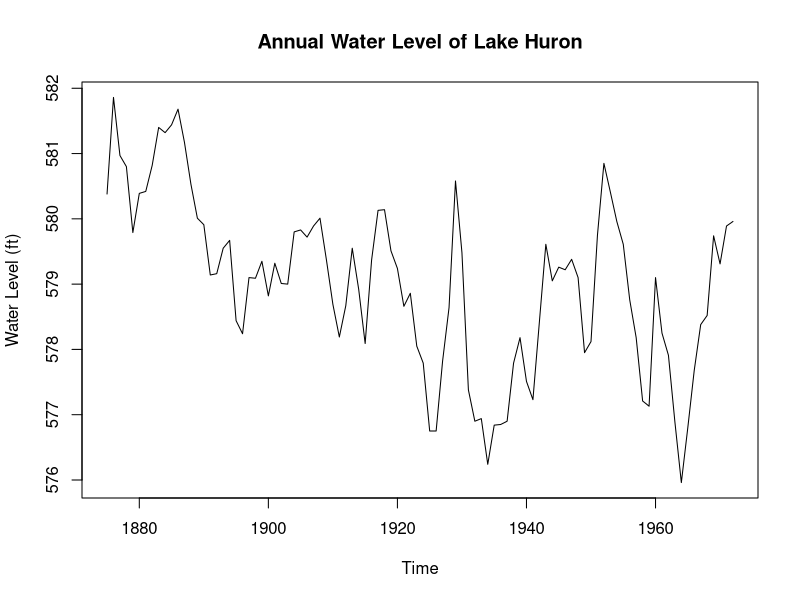
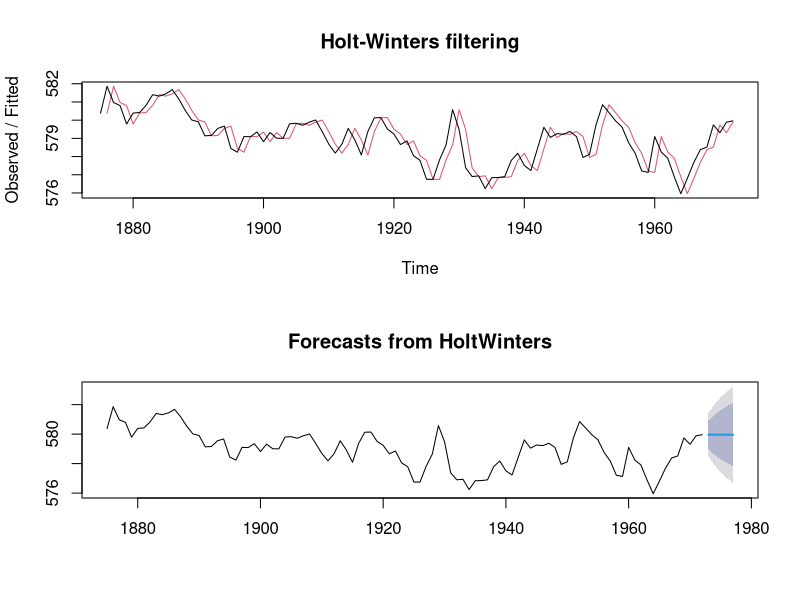
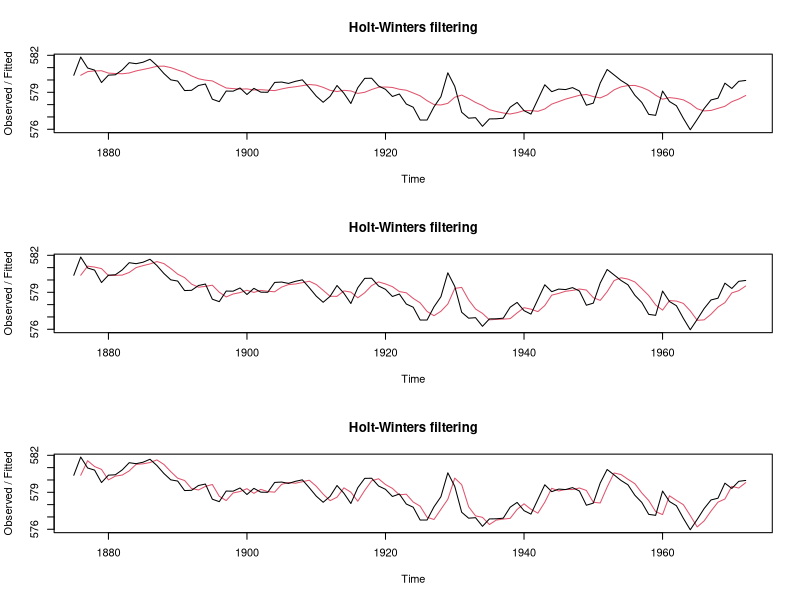
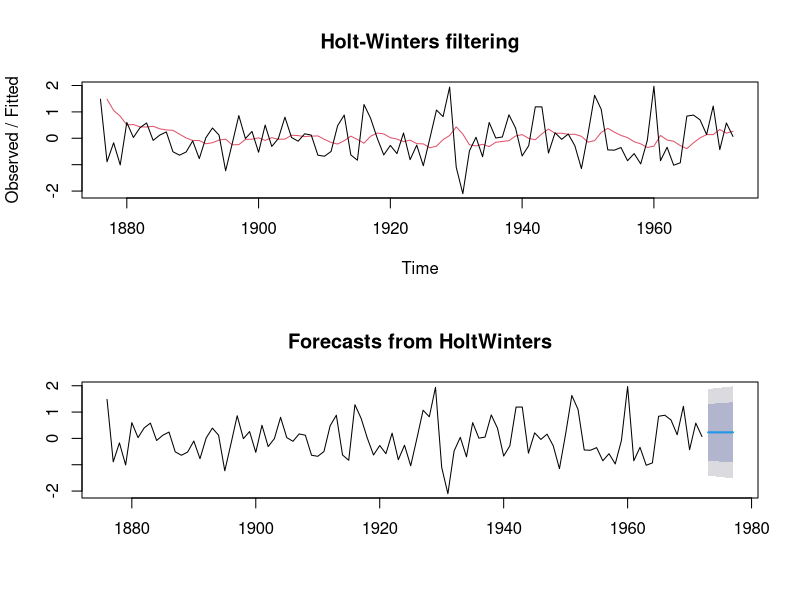
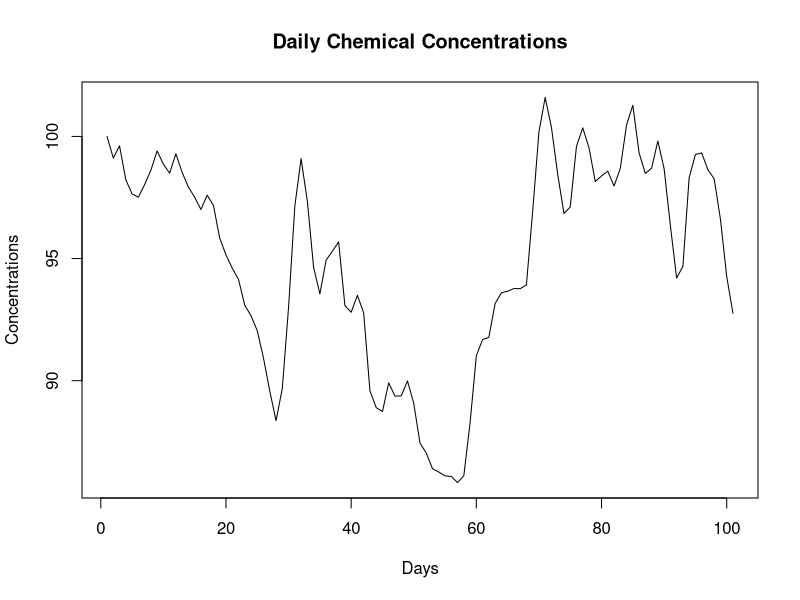
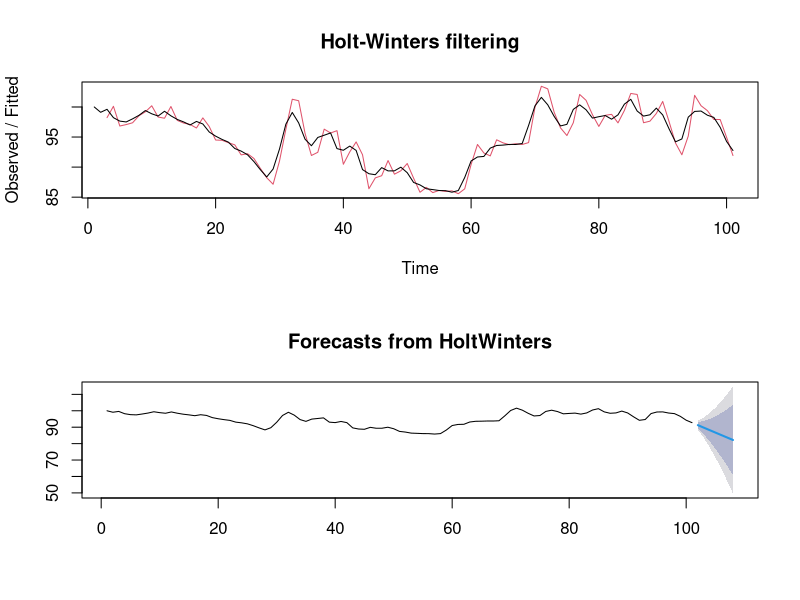
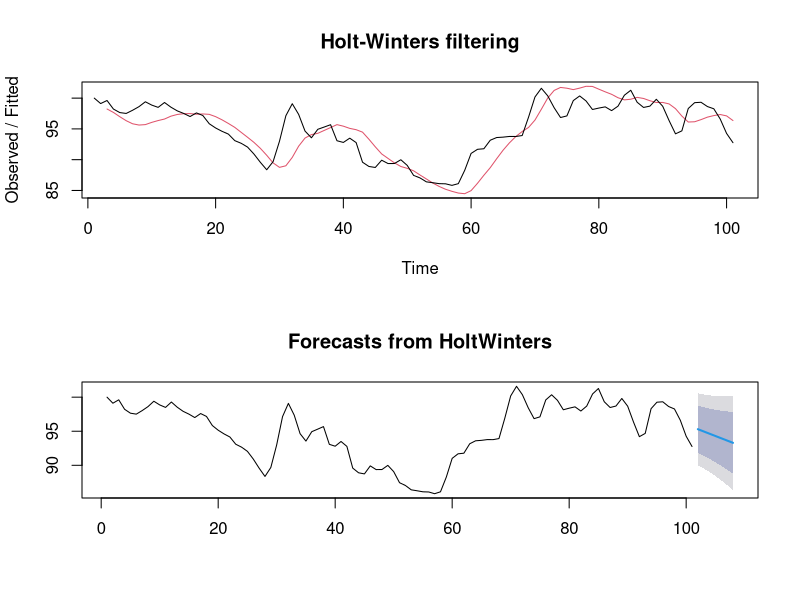
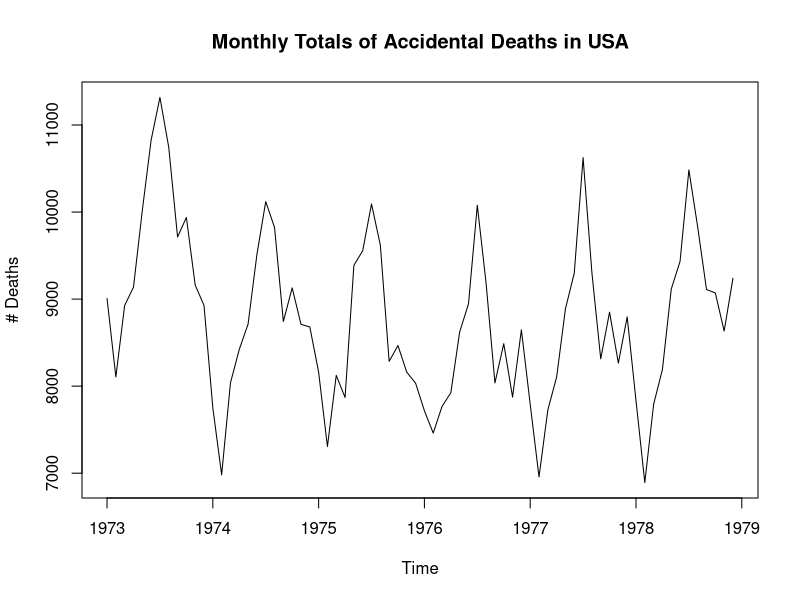

These figures' R source, in order:
rm(list=ls())
cat("\014")
par(mfrow=c(1,1))

# Smoothing Examples
library(forecast)

# For these smoothing approaches we will be using the HoltWinters function
? HoltWinters

# Single (Simple) Exponential Smoothing
par(mfrow = c(1,1))
plot(LakeHuron, main = "Annual Water Level of Lake Huron", ylab = "Water Level (ft)", xlab = "Time")
hw.LH <- HoltWinters(x = LakeHuron, beta = F, gamma = F)
hw.LH$alpha # alpha is very close to 1 -> we expect no smoothing, just a one-step-ahead forecast
par(mfrow = c(2,1))
plot(hw.LH)
plot(forecast(hw.LH, h = 5))

par(mfrow=c(3,1))
plot(HoltWinters(x = LakeHuron, alpha = 0.2, beta = F, gamma = F))
plot(HoltWinters(x = LakeHuron, alpha = 0.5, beta = F, gamma = F))
plot(HoltWinters(x = LakeHuron, alpha = 0.8, beta = F, gamma = F))

hw.LH <- HoltWinters(x = diff(LakeHuron), beta = F, gamma = F)
hw.LH$alpha # 0.18
par(mfrow = c(2,1))
plot(hw.LH)
plot(forecast(hw.LH, h = 5))


# Double Exponential Smoothing
chem <- read.table(file = "chemical.txt", header = F)
chem <- ts(data = chem$V1)
par(mfrow = c(1,1))
plot(chem, main = "Daily Chemical Concentrations", ylab = "Concentrations", xlab = "Days")
par(mfrow = c(2,1))
hw.CH <- HoltWinters(x = chem, gamma = F)
hw.CH$alpha # 1
hw.CH$beta # 1
plot(hw.CH)
plot(forecast(hw.CH, h = 7))
hw.CH <- HoltWinters(x = chem, alpha = 0.2, beta = 0.2, gamma = F)
plot(hw.CH)
plot(forecast(hw.CH, h = 7))

# Triple Exponential Smoothing -- Additive (homoskedastic)
par(mfrow = c(1,1))
plot(USAccDeaths, main = "Monthly Totals of Accidental Deaths in USA", ylab = "# Deaths", xlab = "Time")
hw.AD <- HoltWinters(x = USAccDeaths, seasonal = "add") 
hw.AD$alpha # 0.74
hw.AD$beta # 0.02
hw.AD$gamma # 1
par(mfrow = c(2,1))
plot(hw.AD)
plot(forecast(hw.AD, h = 60))
hw.AD <- HoltWinters(x = USAccDeaths, alpha = 0.2, beta = 0.2, gamma = 0.2)
plot(hw.AD)
plot(forecast(hw.AD, h = 60))

# Triple Exponential Smoothing -- Multiplicative (heteroskedastic)
par(mfrow = c(1,1))
plot(AirPassengers, main = "Monthly Totals of International Airline Passengers", ylab = "# Passengers", xlab = "Time")
hw.AP <- HoltWinters(x = AirPassengers, seasonal = "mult") 
hw.AP$alpha # 0.28
hw.AP$beta # 0.03
hw.AP$gamma # 0.87
par(mfrow = c(2,1))
plot(hw.AP)
plot(forecast(hw.AP, h = 60))

# For interest's sake let's check other versions of smoothing on the AirPassenger data
par(mfrow = c(4,1))
plot(forecast(HoltWinters(x = AirPassengers, beta = F, gamma = F), h = 60))
plot(forecast(HoltWinters(x = AirPassengers, gamma = F), h = 60))
plot(forecast(HoltWinters(x = AirPassengers, seasonal = "add"), h = 60))
plot(forecast(HoltWinters(x = AirPassengers, seasonal = "mult"), h = 60))

